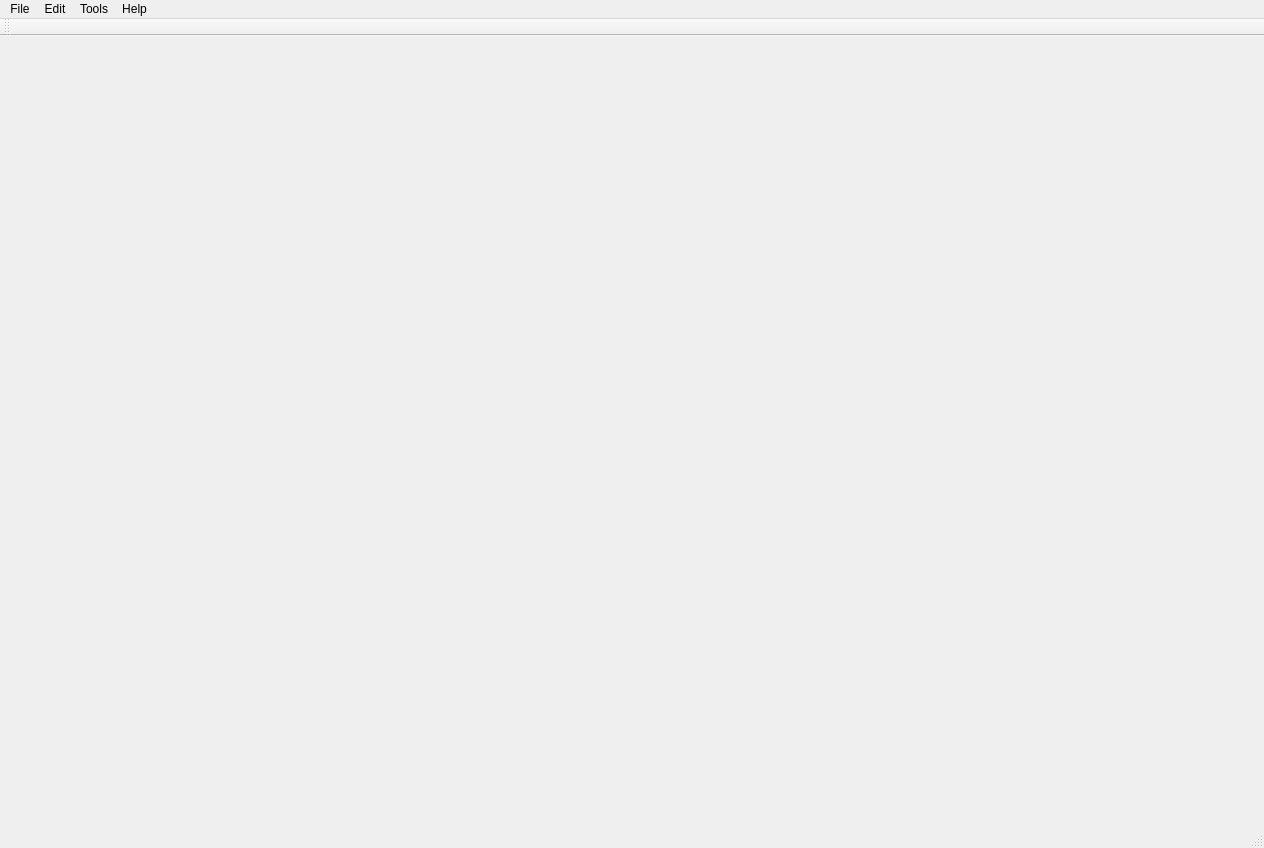
<?xml version="1.0" encoding="UTF-8"?>
<ui version="4.0">
 <class>MainWindow</class>
 <widget class="QMainWindow" name="MainWindow">
  <property name="geometry">
   <rect>
    <x>0</x>
    <y>0</y>
    <width>1264</width>
    <height>848</height>
   </rect>
  </property>
  <property name="windowTitle">
   <string>MainWindow</string>
  </property>
  <widget class="QWidget" name="centralWidget"/>
  <widget class="QMenuBar" name="menuBar">
   <property name="geometry">
    <rect>
     <x>0</x>
     <y>0</y>
     <width>1264</width>
     <height>30</height>
    </rect>
   </property>
   <widget class="QMenu" name="menuFile">
    <property name="title">
     <string>File</string>
    </property>
    <addaction name="actionNew_database"/>
    <addaction name="separator"/>
    <addaction name="actionAll_databases"/>
    <addaction name="separator"/>
    <addaction name="actionSettings"/>
   </widget>
   <widget class="QMenu" name="menuEdit">
    <property name="title">
     <string>Edit</string>
    </property>
    <addaction name="actionName"/>
    <addaction name="separator"/>
    <addaction name="actionPropertis"/>
   </widget>
   <widget class="QMenu" name="menuTools">
    <property name="title">
     <string>Tools</string>
    </property>
    <addaction name="actionGet_data"/>
    <addaction name="separator"/>
    <addaction name="actionInfo"/>
   </widget>
   <widget class="QMenu" name="menuHelp">
    <property name="title">
     <string>Help</string>
    </property>
    <addaction name="actionAbou"/>
   </widget>
   <addaction name="menuFile"/>
   <addaction name="menuEdit"/>
   <addaction name="menuTools"/>
   <addaction name="menuHelp"/>
  </widget>
  <widget class="QToolBar" name="mainToolBar">
   <attribute name="toolBarArea">
    <enum>TopToolBarArea</enum>
   </attribute>
   <attribute name="toolBarBreak">
    <bool>false</bool>
   </attribute>
  </widget>
  <widget class="QStatusBar" name="statusBar"/>
  <action name="actionNew_database">
   <property name="text">
    <string>New database...</string>
   </property>
  </action>
  <action name="actionAll_databases">
   <property name="text">
    <string>All databases...</string>
   </property>
  </action>
  <action name="actionSettings">
   <property name="text">
    <string>Settings</string>
   </property>
  </action>
  <action name="actionName">
   <property name="text">
    <string>Name</string>
   </property>
  </action>
  <action name="actionPropertis">
   <property name="text">
    <string>Propertis</string>
   </property>
  </action>
  <action name="actionGet_data">
   <property name="text">
    <string>Get data</string>
   </property>
  </action>
  <action name="actionInfo">
   <property name="text">
    <string>Info</string>
   </property>
  </action>
  <action name="actionAbou">
   <property name="text">
    <string>About</string>
   </property>
  </action>
 </widget>
 <layoutdefault spacing="6" margin="11"/>
 <resources/>
 <connections/>
</ui>
